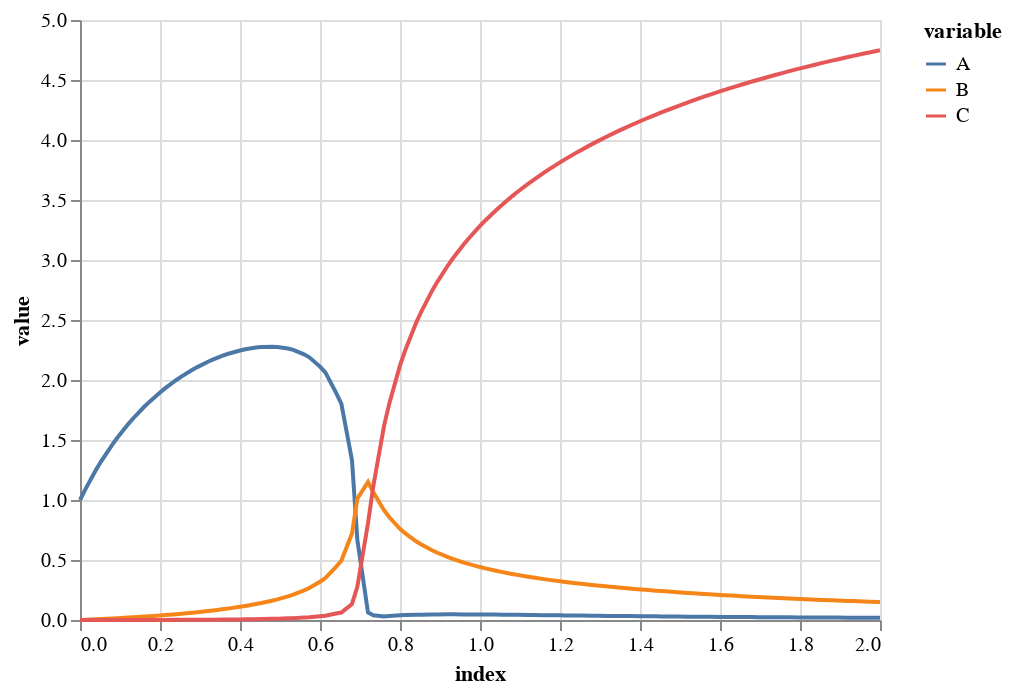

Notebook code for this chart:
### Code cell
alt.Chart(Zdfg).mark_line().encode(
  alt.X('index:Q'),
  alt.Y('value:Q'),
  alt.Color('variable:N')
)

### Figure 1 — Vega-Lite specification as saved in the notebook (floating-point values rounded to 4 significant figures; data arrays with more than 128 entries replaced by an {"elided": "..."} marker saying what was removed)
{"config": {"view": {"continuousWidth": 400, "continuousHeight": 300}}, "data": {"name": "data-31b203098c265b35e212aa089701ab7f"}, "mark": "line", "encoding": {"color": {"type": "nominal", "field": "variable"}, "x": {"type": "quantitative", "field": "index"}, "y": {"type": "quantitative", "field": "value"}}, "$schema": "https://vega.github.io/schema/vega-lite/v4.8.1.json", "datasets": {"data-31b203098c265b35e212aa089701ab7f": {"elided": "303 records"}}}
